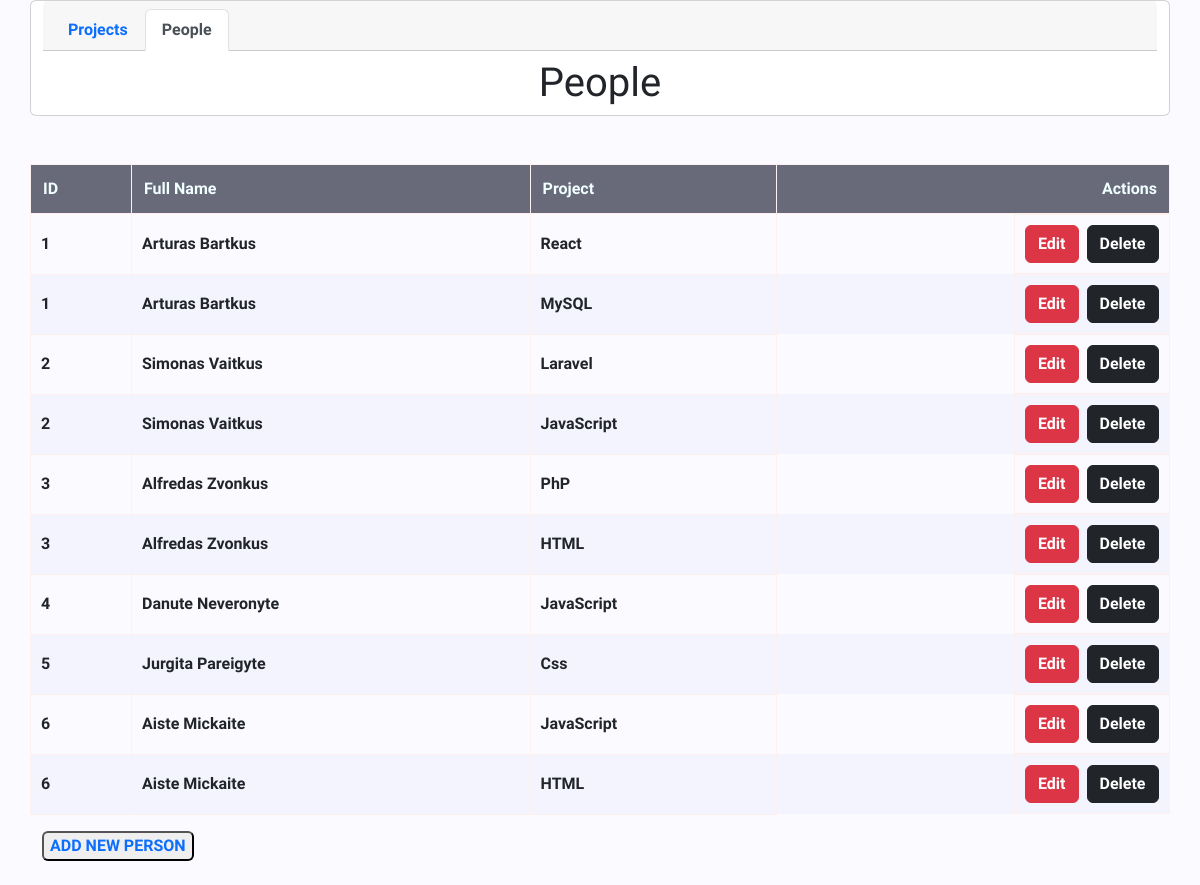
Page /?path=people on the committed database.
### tables this page shows
CREATE TABLE `people` (
  `id` int(11) NOT NULL AUTO_INCREMENT,
  `first_name` varchar(30) NOT NULL,
  `last_name` varchar(30) NOT NULL,
  PRIMARY KEY (`id`)
);

CREATE TABLE `projects` (
  `id` int(11) NOT NULL AUTO_INCREMENT,
  `project_name` varchar(30) NOT NULL,
  PRIMARY KEY (`id`)
);

### Assets/Files/people.php (the view, shortened to what this page needs)
<table class="container mt-5">
    <thead>
        <tr>
            <th>ID</th>
            <th>Full Name</th>
            <th>Project</th>
            <th class="text-end">Actions</th>
        </tr>
    </thead>
    <tbody>
        <?php
        $sql = 'SELECT people.id, concat(first_name," ", last_name) as full_name, project_name
                    FROM people
                    LEFT JOIN projects_people
                    ON people.id = projects_people.pers_id
                    LEFT JOIN projects
                    ON projects_people.prj_id = projects.id
                    ORDER BY people.id;';
        $result = $connection->query($sql);
        if (mysqli_num_rows($result) > 0) {
            while ($row = $result->fetch_assoc()) {
                echo '<tr>';
                for ($i = 0; $i < count($row); $i++) {
                    echo '<td>';
                    echo $row[array_keys($row)[$i]];
                    echo '</td>';
                }
                echo '<td class="float-end"><button class="btn btn-danger me-2"><a class="text-decoration-none text-white" href="?path=people&action=update&id=' . $row['id'] . '">Edit</a></button>';
                echo '<button class="btn btn-dark"><a class="text-decoration-none text-white" href="?path=people&action=delete&id=' . $row['id'] . '">Delete</a></button></td>';
            }
        }
        ?>
    </tbody>
</table>
<?php
echo '<div class="container pt-3 pb-4 rounded">
        <tr>
            <td>
                <button class="rounded">
                    <a class="text-decoration-none" href="?path=people&action=add">ADD NEW PERSON</a>
                </button>
            </td>
         </tr>
      </div>';
?>

### Assets/CSS/style.css (style rules this page uses)
* { font-family: 'Raleway'; font-weight: 600; }
body { background-color: rgb(250, 250, 255); }
table td, table th { border: 1px solid rgb(255, 240, 240); padding: 10px; }
table tr:nth-child(even) { background-color: #f4f4ff; }
table th { background-color: #686979; color: azure; padding: 12px; }

### rows in the picture
people: id "1", i "Arturas Bartkus", projects.project_name "React", projects.project_name "MySQL"
people: id "2", i "Simonas Vaitkus", projects.project_name "Laravel", projects.project_name "JavaScript"
people: id "3", i "Alfredas Zvonkus", projects.project_name "PhP", projects.project_name "HTML"
people: id "4", i "Danute Neveronyte", projects.project_name "JavaScript"
people: id "5", i "Jurgita Pareigyte", projects.project_name "Css"
people: id "6", i "Aiste Mickaite", projects.project_name "JavaScript", projects.project_name "HTML"

### other values in the picture
$path "People"
